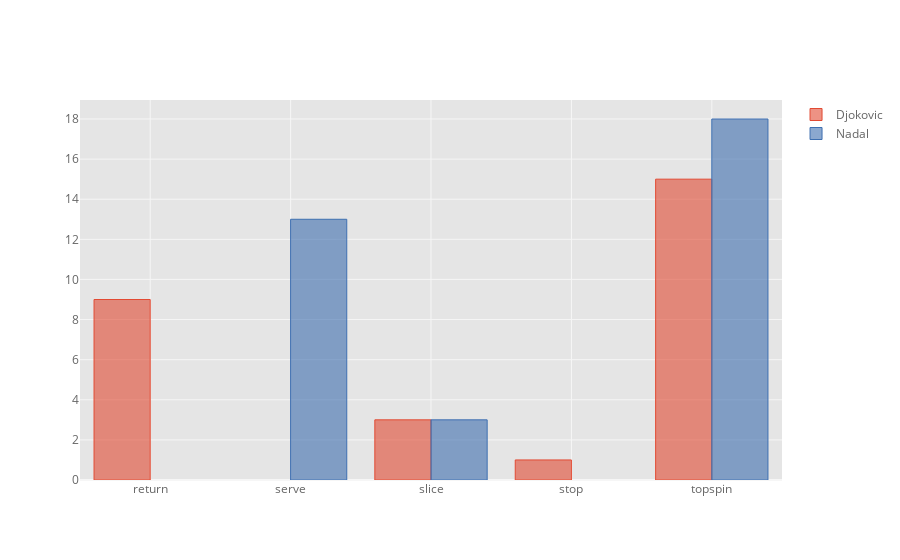

The notebook cell saved with this chart:
### Code cell
df_3_in_row_points_nadal_win_rallies.groupby('type')['hitter'].value_counts().unstack().iplot(kind='bar')

### Figure 1 — Plotly figure (JSON) as saved in the notebook; plotly's stock layout.template omitted (floating-point values rounded to 4 significant figures)
{"data": [{"marker": {"color": "rgba(226, 74, 51, 0.6)", "line": {"color": "rgba(226, 74, 51, 1.0)", "width": 1}}, "name": "Djokovic", "orientation": "v", "text": "", "type": "bar", "x": ["return", "serve", "slice", "stop", "topspin"], "y": [9, "", 3, 1, 15]}, {"marker": {"color": "rgba(62, 111, 176, 0.6)", "line": {"color": "rgba(62, 111, 176, 1.0)", "width": 1}}, "name": "Nadal", "orientation": "v", "text": "", "type": "bar", "x": ["return", "serve", "slice", "stop", "topspin"], "y": ["", 13, 3, "", 18]}], "layout": {"legend": {"bgcolor": "#FFFFFF", "font": {"color": "#666666"}}, "paper_bgcolor": "#FFFFFF", "plot_bgcolor": "#E5E5E5", "title": {"font": {"color": "#151516"}}, "xaxis": {"gridcolor": "#F6F6F6", "showgrid": true, "tickfont": {"color": "#666666"}, "title": {"font": {"color": "#666666"}, "text": ""}, "zerolinecolor": "#F6F6F6"}, "yaxis": {"gridcolor": "#F6F6F6", "showgrid": true, "tickfont": {"color": "#666666"}, "title": {"font": {"color": "#666666"}, "text": ""}, "zerolinecolor": "#F6F6F6"}}}
